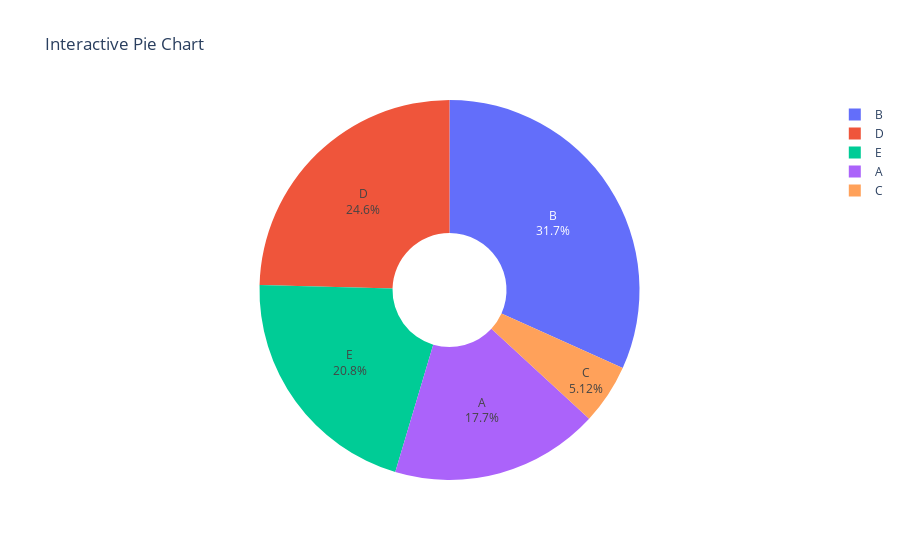

Source (notebook cell):
### Code cell
#21 Using Plotly, create an interactive pie chart of randomly generated data, add labels and percentages, set the title as 'Interactive Pie Chart'.

import plotly.express as px
import numpy as np
import pandas as pd

# Generate random data
np.random.seed(42)  # For reproducibility
data = np.random.randint(1, 100, 5)
labels = ['A', 'B', 'C', 'D', 'E']

# Create a DataFrame
df = pd.DataFrame({'Labels': labels, 'Values': data})

# Create the pie chart
fig = px.pie(df, values='Values', names='Labels', title='Interactive Pie Chart', 
             labels={'Labels': 'Category'}, 
             hover_data={'Values': 'Value'},
             hole=0.3)

# Add percentage to the hover info
fig.update_traces(textinfo='percent+label')

# Show the figure
fig.show()

### Figure 1 — Plotly figure (JSON) as saved in the notebook; plotly's stock layout.template omitted (floating-point values rounded to 4 significant figures)
{"data": [{"customdata": [[52], [93], [15], [72], [61]], "domain": {"x": [0, 1], "y": [0, 1]}, "hole": 0.3, "hovertemplate": "Category=%{label}<br>Values=%{customdata[0]Value}<extra></extra>", "labels": ["A", "B", "C", "D", "E"], "legendgroup": "", "name": "", "showlegend": true, "textinfo": "percent+label", "type": "pie", "values": [52, 93, 15, 72, 61]}], "layout": {"autosize": true, "legend": {"tracegroupgap": 0}, "title": {"text": "Interactive Pie Chart"}}}
